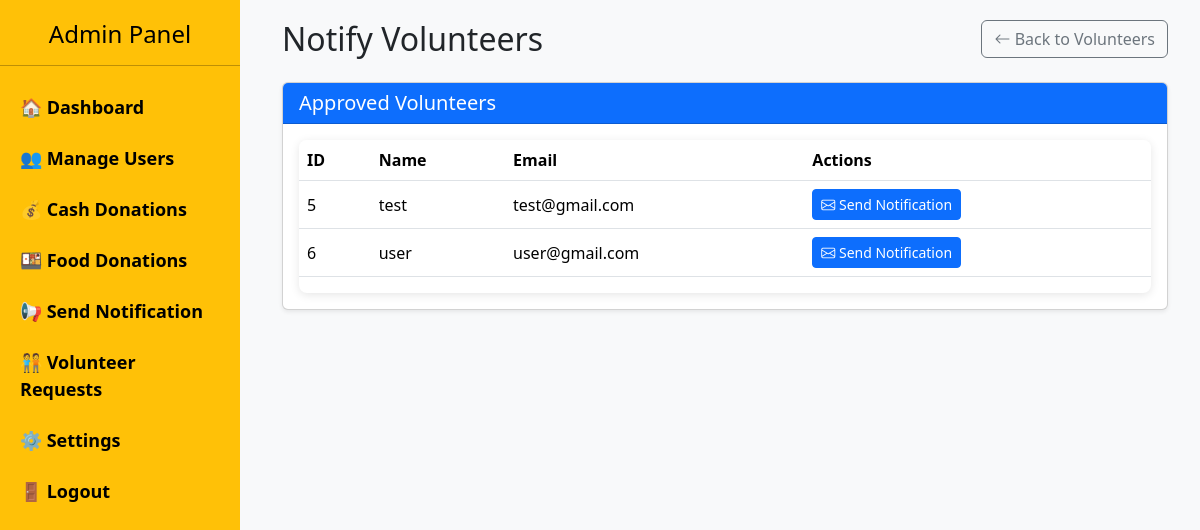
The page /admin/volunteer__notification_requests.php on the database its author committed.
### tables this page shows
CREATE TABLE `volunteers` (
  `id` int(11) NOT NULL,
  `name` varchar(100) NOT NULL,
  `email` varchar(100) NOT NULL,
  `phone` varchar(10) NOT NULL,
  `aadhaar` varchar(14) NOT NULL,
  `availability` enum('weekdays','weekends','full-time') NOT NULL,
  `authority` enum('NSS','NCC','other') NOT NULL,
  `authority_id` varchar(50) NOT NULL,
  `skills` text DEFAULT NULL,
  `status` enum('pending','approved','cancelled') NOT NULL DEFAULT 'pending',
  `registered_at` timestamp NOT NULL DEFAULT current_timestamp()
);

### admin/volunteer__notification_requests.php (the view, shortened to what this page needs)
<?php
require_once '../db/db.php';
?>
<!DOCTYPE html>
<html lang="en">
<head>
    <link href="https://cdn.jsdelivr.net/npm/bootstrap@5.3.3/dist/css/bootstrap.min.css" rel="stylesheet">
    <link href="https://cdn.jsdelivr.net/npm/bootstrap-icons@1.11.1/font/bootstrap-icons.css" rel="stylesheet">
    <link rel="stylesheet" href="https://cdnjs.cloudflare.com/libs/animate.css/4.1.1/animate.min.css"/>
</head>
<body>
<?php include 'admin_sidebar.php'; ?>
<div class="main-content">
    <div class="container-fluid">
        <div class="d-flex justify-content-between align-items-center mb-4">
            <h2 class="mb-0">Notify Volunteers</h2>
            <a href="manage_volunteers.php" class="btn btn-outline-secondary">
                <i class="bi bi-arrow-left"></i> Back to Volunteers
            </a>
        </div>
        <div class="card shadow-sm">
            <div class="card-header bg-primary text-white">
                <h5 class="mb-0">Approved Volunteers</h5>
            </div>
            <div class="card-body">
                <div class="table-responsive">
                    <table class="table table-hover align-middle">
                        <thead>
                            <tr>
                                <th>ID</th>
                                <th>Name</th>
                                <th>Email</th>
                                <th>Actions</th>
                            </tr>
                        </thead>
                        <tbody>
                            <?php
                            $stmt = $conn->prepare("SELECT id, name, email FROM volunteers WHERE status = 'approved'");
                            $stmt->execute();
                            $result = $stmt->get_result();
                            if ($result->num_rows > 0):
                                while ($row = $result->fetch_assoc()): ?>
                                    <tr>
                                        <td><?= htmlspecialchars($row['id']) ?></td>
                                        <td><?= htmlspecialchars($row['name']) ?></td>
                                        <td><?= htmlspecialchars($row['email']) ?></td>
                                        <td>
                                            <form method="POST" class="d-inline">
                                                <button type="submit" name="send_mail" class="btn btn-sm btn-primary animate__animated animate__pulse">
                                                    <i class="bi bi-envelope"></i> Send Notification
                                                </button>
                                            </form>
                                        </td>
                                    </tr>
                                <?php endwhile;
                            endif; ?>
                        </tbody>
                    </table>
                </div>
            </div>
        </div>
    </div>
</div>
</body>
</html>

### admin/volunteer__notification_requests.php (style rules this page uses)
body { overflow-x: hidden; background-color: #f8f9fa; }
.main-content { margin-left: 250px; padding: 20px; animation: fadeIn 0.6s ease-in-out; }
.table-responsive { background: white; border-radius: 8px; box-shadow: 0 2px 10px rgba(0,0,0,0.1); }
.btn-primary { transition: transform 0.2s ease, background-color 0.3s ease; }

### rows shown on the page
volunteers: id "5", name "test", email "test@gmail.com"
volunteers: id "6", name "user", email "user@gmail.com"
